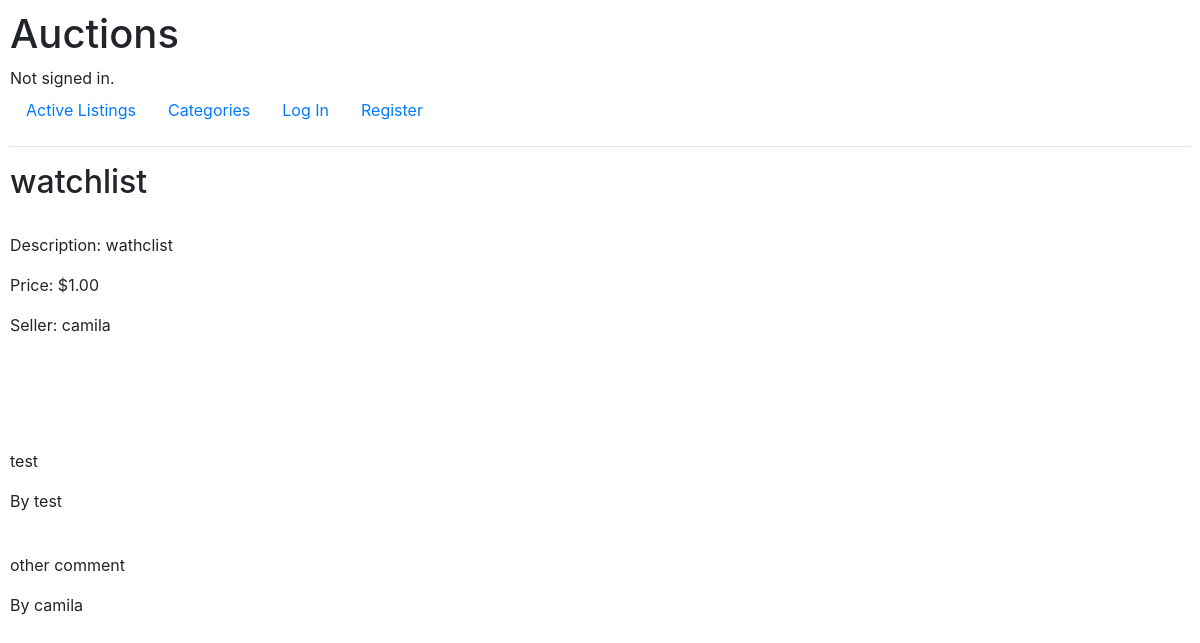
Page /listings/9 on the earlier database version.
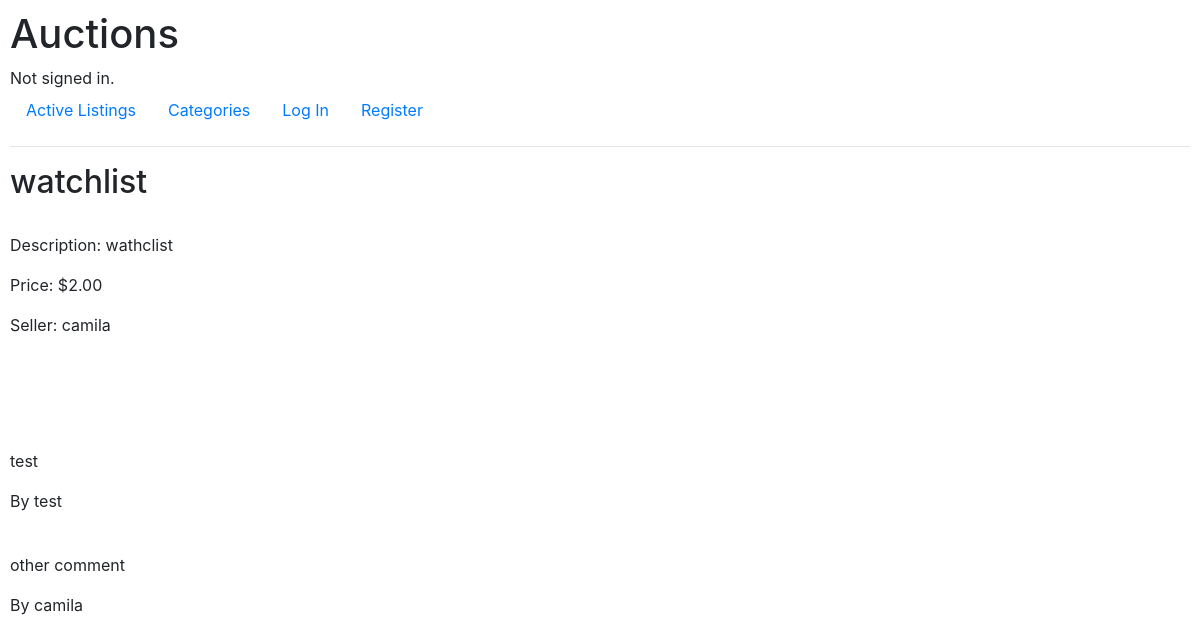
Same page on the later database version.
### auctions/models.py (models this page shows, shortened)
class Listing(models.Model):
    title = models.CharField(max_length=64, default="")
    description = models.CharField(max_length=64, default="")
    starting_bid = models.DecimalField(
        max_digits=9,
        decimal_places=2,
        default=0.01,
        validators=[MinValueValidator(Decimal('0.01'))]
    )
    seller = models.ManyToManyField(User, blank=True, related_name="listing")
    seller_username = models.CharField(max_length=64, default="")
    img_url = models.CharField(max_length=64, blank=True, default="")
    category = models.CharField(
        max_length=64,
        choices=CATEGORIES,
        default="",
        blank=True
    )
    in_watchlist = models.BooleanField(default=False)
    watchlist_username = models.CharField(max_length=64, default="", blank=True)
    current_price = models.DecimalField(
        max_digits=9,
        decimal_places=2,
        default=0
    )
    is_active = models.BooleanField(default=True)
    current_winner = models.ManyToManyField(
        User,
        blank=True,
        related_name="won_bid"
    )
    current_winner_username = models.CharField(
        max_length=64,
        blank=True,
        default=""
    )

class Comment(models.Model):
    comment_text = models.CharField(max_length=100, blank=True)
    listing_id = models.ManyToManyField(
        Listing,
        blank=True,
        related_name="commented_on"
    )
    commenter_username = models.CharField(
        max_length=64,
        blank=True,
        default=""
    )

### auctions/views.py (the view)
# urls.py: path("listings/<str:id>", views.listing, name="listings"),
def listing(request, id):
    listing = Listing.objects.get(id=id)
    if request.user.is_authenticated:
        watchlist_text = "Add to Watchlist"
        watchlist_form = WatchlistAction(initial={'set_watchlist': True})
        if listing.in_watchlist:
            watchlist_text = "Remove from Watchlist"
            watchlist_form = WatchlistAction(initial={'set_watchlist': False})
        current_winner = get_winner(request, listing)
        close_listing_form = get_close_listing_form(request, listing)
        return render(request, "auctions/listing.html", {
            "listing": listing,
            "is_authenticated": request.user.is_authenticated,
            "watchlist_form": watchlist_form,
            "watchlist_text": watchlist_text,
            "close_listing_form": close_listing_form,
            "current_winner": current_winner,
            "bidding_form": BiddingForm(),
            "comment_form": CommentForm(),
            "comments": Comment.objects.filter(listing_id=id),
            "is_owner": listing.is_owner(request.user.username)
        })
    else:
        return render(request, "auctions/listing.html", {
            "listing": listing,
            "is_authenticated": request.user.is_authenticated,
            "watchlist_form": False,
            "watchlist_text": "",
            "comments": Comment.objects.filter(listing_id=id)
        })

### auctions/templates/auctions/listing.html (shortened to what this page needs)
{% extends "auctions/layout.html" %}
{% block body %}
    <h2>{{ listing.title }}</h2>
    <br>
    <p>Description: {{ listing.description }}</p>
    {% if listing.current_price != 0 %}
        <p>Price: ${{ listing.current_price }}</p>
    {% else %}
        <p>Price: ${{ listing.starting_bid }}</p>
    {% endif %}
    <p>Seller: {{ listing.seller_username }}</p>
    <br>
    <br>
    <br>
    {% if comments %}
        {% for comment in comments %}
            <br>
            <div>
                <p>{{ comment.comment_text }}</p>
                <p>By {{ comment.commenter_username }}</p>
            </div>
        {% endfor %}
    {% endif %}
{% endblock %}

### auctions/templates/auctions/layout.html (shortened to what this page needs)
{% load static %}
<!DOCTYPE html>
<html lang="en">
    <head>
        <link rel="stylesheet" href="https://stackpath.bootstrapcdn.com/bootstrap/4.4.1/css/bootstrap.min.css">
        <link href="{% static 'auctions/styles.css' %}" rel="stylesheet">
    </head>
    <body>
        <h1>Auctions</h1>
        <div>
            {% if user.is_authenticated %}
                Signed in as <strong>{{ user.username }}</strong>.
            {% else %}
                Not signed in.
            {% endif %}
        </div>
        <ul class="nav">
            <li class="nav-item">
                <a class="nav-link" href="{% url 'index' %}">Active Listings</a>
            </li>
            <li class="nav-item">
                <a class="nav-link" href="{% url 'categories' %}">Categories</a>
            </li>
            {% if user.is_authenticated %}
                <li class="nav-item">
                    <a class="nav-link" href="{% url 'logout' %}">Log Out</a>
                </li>
                <li class="nav-item">
                    <a class="nav-link" href="{% url 'new_listing' %}">Create Listing</a>
                </li>
                <li class="nav-item">
                    <a class="nav-link" href="{% url 'watchlist' %}">Watchlist</a>
                </li>
            {% else %}
                <li class="nav-item">
                    <a class="nav-link" href="{% url 'login' %}">Log In</a>
                </li>
                <li class="nav-item">
                    <a class="nav-link" href="{% url 'register' %}">Register</a>
                </li>
            {% endif %}
        </ul>
        <hr>
        {% block body %}
        {% endblock %}
    </body>
</html>

### auctions/static/auctions/styles.css (style rules this page uses)
body { padding: 10px; }

Differences in the rows shown:
changed Listing "watchlist": current_price (not shown) → "2.00"; starting_bid "1.00" → (not shown)
